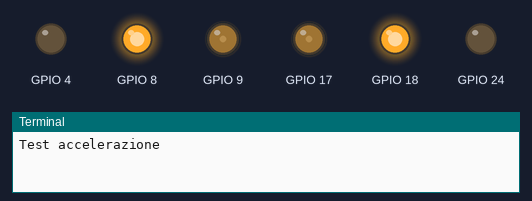
Bench run of a program on a simulated Raspberry Pi (BCM pin numbers). On the bench: output pins drawn as LEDs (lit = HIGH), the last lines printed to the terminal.

Above: at 0.1 s.
At 6.3 s:
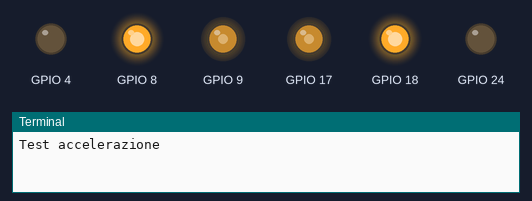
At 11.3 s:
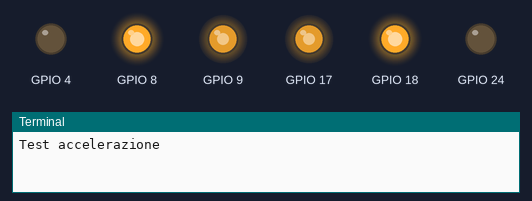
At 16.1 s:
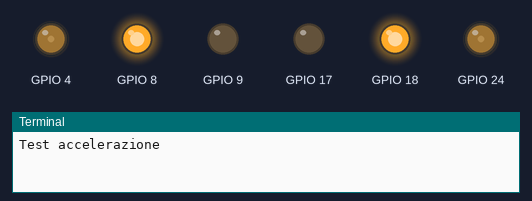
At 32.1 s:
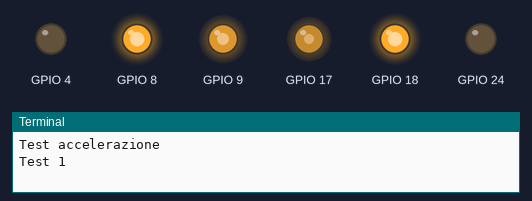
At 36.1 s:
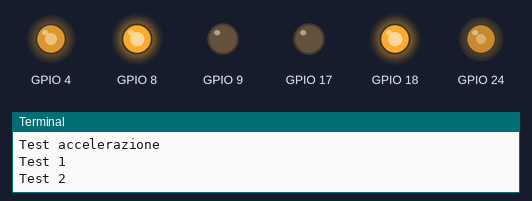
Timing chart, 0 to 37.6 s (numbered marks = the images above):
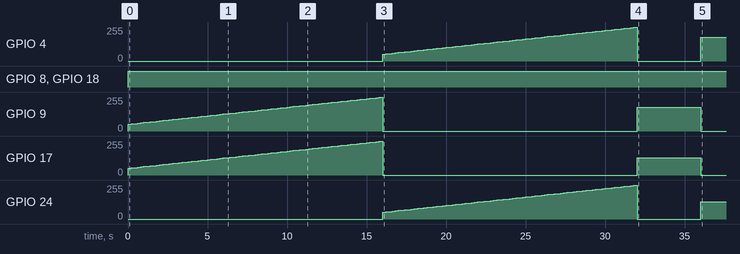

Measured:
- by itself, GPIO 4: 0/255 → 51/255 at 16.0 s, → 54/255 0.20 s later, → 56/255 0.20 s later, → 59/255 0.20 s later, … (82 changes in this stretch)
- by itself, GPIO 8, GPIO 18: LOW → HIGH at 0.00 s
- by itself, GPIO 9: ramps from 0/255 to 252/255 and jumps back, once every 20.0 s
- by itself, GPIO 17: 0/255 → 51/255 at 0.00 s, → 54/255 0.20 s later, → 56/255 0.20 s later, → 59/255 0.20 s later, … (83 changes in this stretch)
- by itself, GPIO 24: 0/255 → 51/255 at 16.0 s, → 54/255 0.20 s later, → 56/255 0.20 s later, → 59/255 0.20 s later, … (82 changes in this stretch)

The program:

python_pwm_motor_test.py
```python
# Test accelerazione PWM motori DC con integrato L293. Pier Calderan 2015
# -*- coding: utf-8 -*-
import RPi.GPIO as GPIO
from time import sleep

GPIO.setmode(GPIO.BCM)

class Motor: # Classe per inizializzare il motore con i tre controlli e avvia la PWM
    def __init__(self, pin_1A, pin_2A, pin_EN):
        self.pin_1A = pin_1A
        self.pin_2A = pin_2A
        self.pin_EN = pin_EN
        GPIO.setup(self.pin_1A, GPIO.OUT)
        GPIO.setup(self.pin_2A, GPIO.OUT)
        GPIO.setup(self.pin_EN, GPIO.OUT)
        self.pwm_avanti = GPIO.PWM(self.pin_1A, 100)
        self.pwm_indietro = GPIO.PWM(self.pin_2A, 100)
        self.pwm_avanti.start(0)
        self.pwm_indietro.start(0)
        GPIO.output(self.pin_EN,GPIO.HIGH)

    def avanti(self, speed): # Funzione avanti
        self.pwm_indietro.ChangeDutyCycle(0)
        self.pwm_avanti.ChangeDutyCycle(speed)

    def indietro(self, speed): # Funzione indietro
        self.pwm_avanti.ChangeDutyCycle(0)
        self.pwm_indietro.ChangeDutyCycle(speed)

    def stop(self): # Funzione stop
        self.pwm_avanti.ChangeDutyCycle(0)
        self.pwm_indietro.ChangeDutyCycle(0)

motor1 = Motor(17, 4, 18) # istanza del motore 1
motor2 = Motor(24, 9, 8)  # istanza del motore 2

print ("Test accelerazione")
for vel in range (20,100):
    motor1.avanti(vel)
    motor2.indietro(vel)
    sleep(0.2)
motor1.stop()
motor2.stop()

for vel in range (20,100):
    motor1.indietro(vel)
    motor2.avanti(vel)
    sleep(0.2)
motor1.stop()
motor2.stop()

print ("Test 1")
motor1.avanti(50)
motor2.indietro(70)
sleep(4)

print ("Test 2")
motor1.indietro(70)
motor2.avanti(50)
sleep(4)

print ("Test 3")
motor1.avanti(30)
motor2.avanti(30)
sleep(4)

print ("Test 4")
motor1.indietro(100)
motor2.indietro(100)
sleep(4)

print ("STOP")
motor1.stop()
motor2.stop()
GPIO.cleanup()
```
